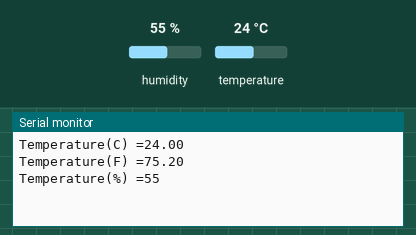
Recording of a sketch running on a simulated ESP8266 (NodeMCU). On the bench: the last lines printed to the serial monitor. The test bench sets the inputs (shaded band); at power-on: humidity 55 %, temperature 24 °C.

Above: at 2.8 s.
2.9 s: humidity set to 22 %
At 5.5 s:
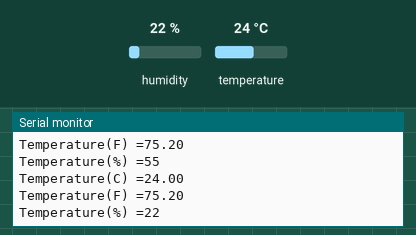
5.6 s: temperature set to 12 °C
At 7.7 s:
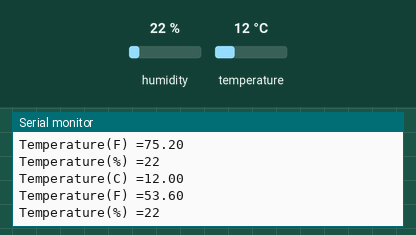
8.3 s: humidity set to 40 %
At 12.6 s:
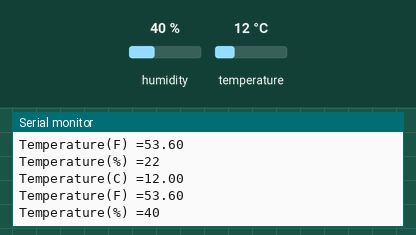
Timing chart, 0 to 14.1 s (numbered marks = the images above; inputs shaded):
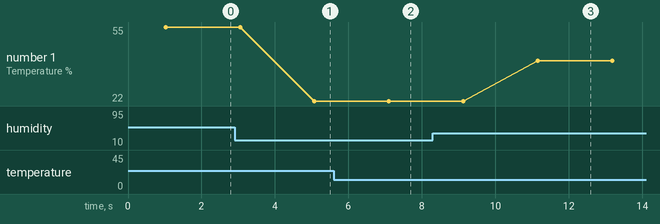

Measured:
- after the input at 2.9 s, the serial monitor: prints a new line after 2.2 s (image 1)
- after the input at 5.6 s, the serial monitor: prints a new line after 1.5 s (image 2)
- after the input at 8.3 s, the serial monitor: prints a new line after 2.9 s (image 3)
- plotted number 1: 55 → 22 after the input at 2.9 s, 22 → 40 after the input at 8.3 s

The sketch:

sketch_aug23a.ino
```cpp
#include <DHT.h>
#define DHTPIN D5
#define DHTTYPE DHT11
DHT dht(DHTPIN, DHTTYPE);
void setup()
{
  Serial.begin(9600);
  dht.begin();
}
void loop()
{
  float temp = dht.readTemperature();
  int humidity = dht.readHumidity();
  float tempF = dht.readTemperature(true);
  delay(1000);
  Serial.println();
  Serial.print("Temperature(C) =");
  Serial.print(temp);
  Serial.println();
  Serial.print("Temperature(F) =");
  Serial.print(tempF);
  Serial.println();
  Serial.print("Temperature(%) =");
  Serial.print(humidity);
  delay(1000);
}
```
